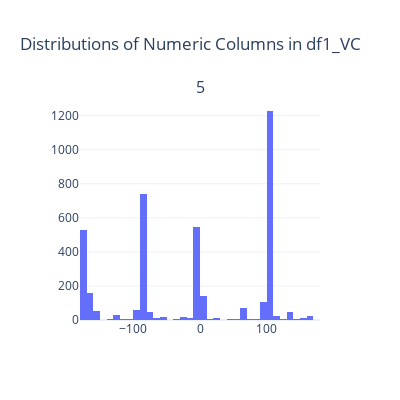
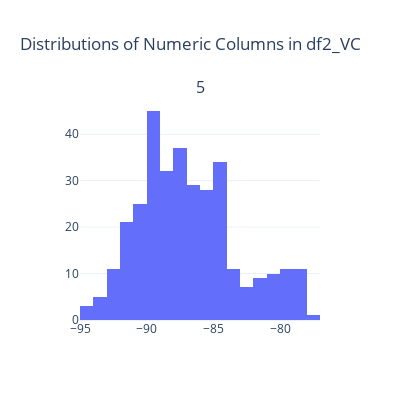
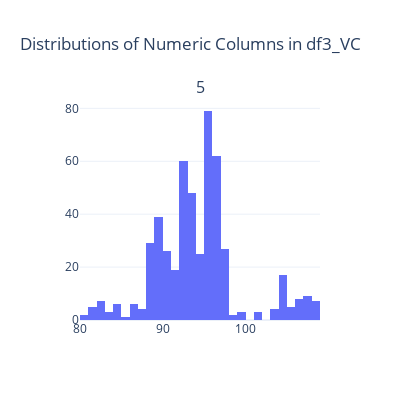

Notebook source saved alongside these figures, in order:
### Markdown cell above
## Cable Yaw (Angle)

From the distribution graphs, Cable Yaw is the column 5 as evident from the discrete distribution occuring at 90, -90 and 0.

### Code cell
# Only plot the distribution of the fourth column (index 4) for each VCoG dataframe
i=5
plot_distributions_plotly(df1_VC[[i]], df_name="df1_VC")
plot_distributions_plotly(df2_VC[[i]], df_name="df2_VC")
plot_distributions_plotly(df3_VC[[i]], df_name="df3_VC")
plot_distributions_plotly(df4_VC[[i]], df_name="df4_VC")
plot_distributions_plotly(df5_VC[[i]], df_name="df5_VC")

### Figure 1 — Plotly figure (JSON) as saved in the notebook; plotly's stock layout.template omitted (floating-point values rounded to 4 significant figures; data arrays with more than 128 entries replaced by an {"elided": "..."} marker saying what was removed)
{"data": [{"name": "5", "type": "histogram", "x": {"elided": "3926 float values"}, "xaxis": "x", "yaxis": "y"}], "layout": {"annotations": [{"font": {"size": 16}, "showarrow": false, "text": "5", "x": 0.5, "xanchor": "center", "xref": "paper", "y": 1, "yanchor": "bottom", "yref": "paper"}], "height": 400, "showlegend": false, "title": {"text": "Distributions of Numeric Columns in df1_VC"}, "width": 400, "xaxis": {"anchor": "y", "domain": [0, 1]}, "yaxis": {"anchor": "x", "domain": [0, 1]}}}

### Figure 2 — Plotly figure (JSON) as saved in the notebook; plotly's stock layout.template omitted (floating-point values rounded to 4 significant figures; data arrays with more than 128 entries replaced by an {"elided": "..."} marker saying what was removed)
{"data": [{"name": "5", "type": "histogram", "x": {"elided": "330 float values"}, "xaxis": "x", "yaxis": "y"}], "layout": {"annotations": [{"font": {"size": 16}, "showarrow": false, "text": "5", "x": 0.5, "xanchor": "center", "xref": "paper", "y": 1, "yanchor": "bottom", "yref": "paper"}], "height": 400, "showlegend": false, "title": {"text": "Distributions of Numeric Columns in df2_VC"}, "width": 400, "xaxis": {"anchor": "y", "domain": [0, 1]}, "yaxis": {"anchor": "x", "domain": [0, 1]}}}

### Figure 3 — Plotly figure (JSON) as saved in the notebook; plotly's stock layout.template omitted (floating-point values rounded to 4 significant figures; data arrays with more than 128 entries replaced by an {"elided": "..."} marker saying what was removed)
{"data": [{"name": "5", "type": "histogram", "x": {"elided": "506 float values"}, "xaxis": "x", "yaxis": "y"}], "layout": {"annotations": [{"font": {"size": 16}, "showarrow": false, "text": "5", "x": 0.5, "xanchor": "center", "xref": "paper", "y": 1, "yanchor": "bottom", "yref": "paper"}], "height": 400, "showlegend": false, "title": {"text": "Distributions of Numeric Columns in df3_VC"}, "width": 400, "xaxis": {"anchor": "y", "domain": [0, 1]}, "yaxis": {"anchor": "x", "domain": [0, 1]}}}
